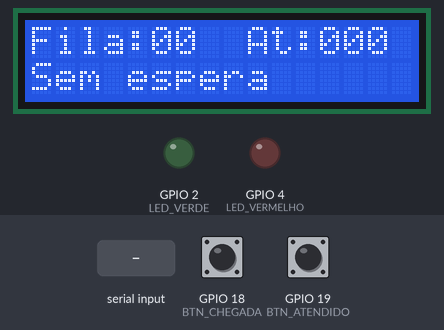
Bench run of a sketch on a simulated ESP32. On the bench: 16×2 character LCD, output pins drawn as LEDs (lit = HIGH). Inputs (shaded band) come from the test bench; at power-on: GPIO 18 (BTN_CHEGADA) HIGH, GPIO 19 (BTN_ATENDIDO) HIGH. WiFi joins after 1.5 s; servers stay silent unless stated; the local clock reads 2024-03-15 10:24:30 at power-on unless the sketch sets it; random numbers use the default seed unless the sketch sets one; no MQTT or app messages arrive unless stated; what the sketch prints to the serial monitor is not drawn.

Above: at 1.7 s.
1.8 s: GPIO 18 (BTN_CHEGADA) pulled LOW for 0.15 s
At 3.2 s:
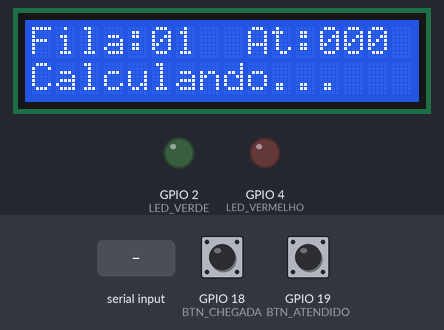
3.5 s: GPIO 19 (BTN_ATENDIDO) pulled LOW for 0.15 s
At 4.2 s:
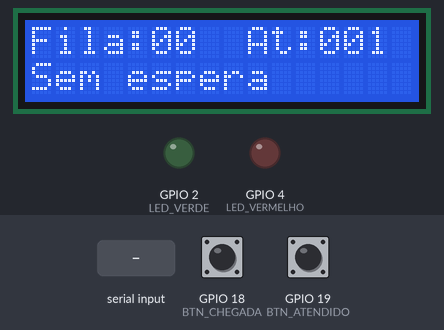
5.2 s: "a\n" received over Serial
At 6.4 s:
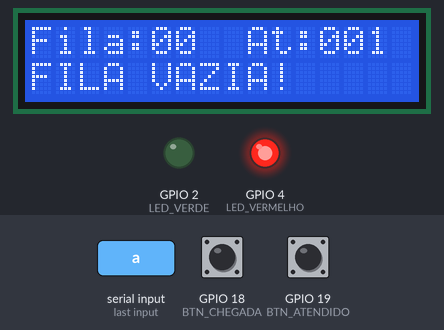
8.2 s: "c\n" received over Serial
At 9.5 s:
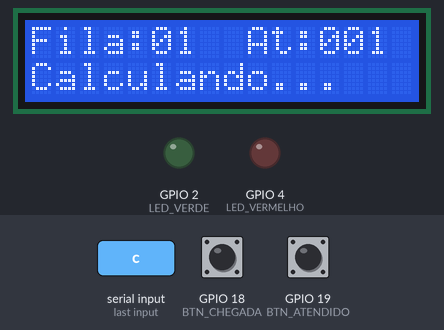
9.8 s: GPIO 18 (BTN_CHEGADA) pulled LOW for 1 s
At 11.3 s:
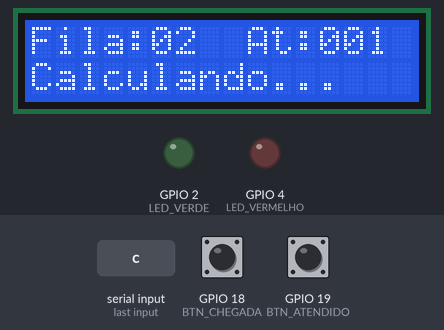
12.3 s: GPIO 19 (BTN_ATENDIDO) pulled LOW for 1 s
At 13.2 s:
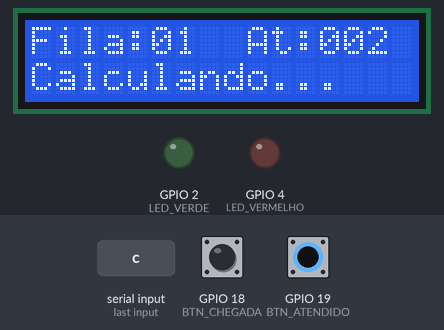
Timing chart, 0 to 15.3 s (numbered marks = the images above; inputs shaded):
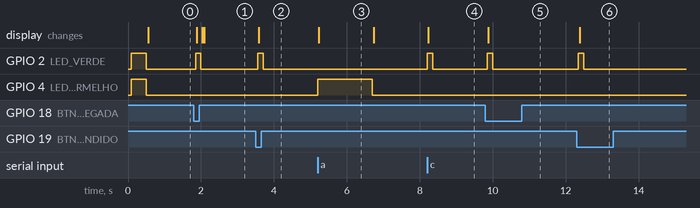

The sketch:

esp32_fila_virtual.ino
```cpp
// ThriveQueue - fila virtual do Citizen Assist AI
// GS 2026.2 - Computer Organization and Architecture (1CC-FEV)
// Rafael Marinucci Peres (RM 569729) e David dos Reis Cardoso (RM 568938)
//
// Nucleo 1 (loop): botoes, LCD e LEDs
// Nucleo 0 (tarefaRede): Wi-Fi, NTP e MQTT
// Assim, se a conexao travar, os botoes continuam respondendo.
//
// Comandos no Serial Monitor: c = chegada, a = atendido, l = lista eventos, s = status

#include <WiFi.h>
#include <PubSubClient.h>
#include <LiquidCrystal_I2C.h>
#include <ArduinoJson.h>
#include <time.h>

#define BTN_CHEGADA   18
#define BTN_ATENDIDO  19
#define LED_VERDE      2
#define LED_VERMELHO   4

#define FILA_MAX       99
#define MAX_EVENTOS   100
#define DEBOUNCE_MS    50

const char* ssid = "Wokwi-GUEST";
const char* senha = "";

const char* broker = "broker.hivemq.com";
const int porta = 1883;
const char* topicoEvento = "fiap1cc/569729-568938/fila/evento";
const char* topicoStatus = "fiap1cc/569729-568938/fila/status";
const char* topicoPrevisao = "fiap1cc/569729-568938/fila/previsao";

enum TipoEvento { CHEGADA, ATENDIDO, SAIDA_INVALIDA, CHEGADA_REJEITADA };
const char* nomeEvento[] = {"CHEGADA", "ATENDIDO", "SAIDA_INVALIDA", "CHEGADA_REJEITADA"};

// 8 bytes por evento (4 + 2 + 1 + 1), sem padding
struct Evento {
  uint32_t hora;        // epoch; se for pequeno e porque o NTP ainda nao sincronizou (segundos desde o boot)
  uint16_t concluidos;
  uint8_t tipo;
  uint8_t fila;
};

Evento eventos[MAX_EVENTOS];   // buffer circular, compartilhado entre os dois nucleos
uint32_t totalEventos = 0;
uint32_t enviados = 0;
SemaphoreHandle_t travaEventos;  // mutex pra um nucleo nao ler o buffer enquanto o outro escreve

struct Botao {
  int pino;
  bool estado;
  bool leituraAnterior;
  unsigned long ultimaMudanca;
};

Botao btnChegada = {BTN_CHEGADA, HIGH, HIGH, 0};
Botao btnAtendido = {BTN_ATENDIDO, HIGH, HIGH, 0};

int fila = 0;
int concluidos = 0;

volatile bool temPrevisao = false;
volatile float esperaConv = 0;
volatile float esperaIA = 0;

LiquidCrystal_I2C lcd(0x27, 16, 2);
WiFiClient espClient;
PubSubClient mqtt(espClient);
char clientId[32];
TaskHandle_t tarefaRedeHandle;

unsigned long fimAviso = 0;
unsigned long fimLedVerde = 0;
unsigned long fimLedVermelho = 0;
char aviso[17] = "";
volatile bool atualizarTela = true;
volatile bool wifiConectado = false;
volatile bool mqttConectado = false;

// medicoes pro relatorio
unsigned long tempoLoop = 0;
unsigned long tempoLoopMax = 0;
volatile unsigned long tempoRedeMax = 0;
uint32_t menorHeap = 0;


uint32_t horaAtual() {
  time_t t = time(nullptr);
  if (t > 1600000000) return t;
  return millis() / 1000;
}

bool horaValida(uint32_t t) {
  return t > 1600000000;
}

void formatarHora(uint32_t t, char* buf, int tam) {
  if (!horaValida(t)) {
    snprintf(buf, tam, "boot+%lus", (unsigned long)t);
    return;
  }
  time_t tt = t;
  struct tm info;
  localtime_r(&tt, &info);
  strftime(buf, tam, "%d/%m %H:%M:%S", &info);
}

void mostrarAviso(const char* msg) {
  strncpy(aviso, msg, 16);
  aviso[16] = '\0';
  fimAviso = millis() + 1500;
  atualizarTela = true;
}

void piscarVerde() {
  digitalWrite(LED_VERDE, HIGH);
  fimLedVerde = millis() + 150;
}

void acenderVermelho() {
  digitalWrite(LED_VERMELHO, HIGH);
  fimLedVermelho = millis() + 1500;
}

void escreverLinha(int linha, const char* texto) {
  char buf[17];
  snprintf(buf, sizeof(buf), "%-16s", texto);
  lcd.setCursor(0, linha);
  lcd.print(buf);
}

void desenharTela() {
  atualizarTela = false;

  char linha[17];
  snprintf(linha, sizeof(linha), "Fila:%02d  At:%03d", fila, concluidos % 1000);
  escreverLinha(0, linha);

  if (millis() < fimAviso) {
    escreverLinha(1, aviso);
  } else if (fila == 0) {
    escreverLinha(1, "Sem espera");
  } else if (temPrevisao) {
    snprintf(linha, sizeof(linha), "Esp~%dm IA~%dm", (int)(esperaConv + 0.5), (int)(esperaIA + 0.5));
    escreverLinha(1, linha);
  } else if (!wifiConectado) {
    escreverLinha(1, "Wi-Fi offline");
  } else if (!mqttConectado) {
    escreverLinha(1, "MQTT offline");
  } else {
    escreverLinha(1, "Calculando...");
  }
}

void apagarLeds() {
  unsigned long agora = millis();
  if (fimLedVerde && agora >= fimLedVerde) {
    digitalWrite(LED_VERDE, LOW);
    fimLedVerde = 0;
  }
  if (fimLedVermelho && agora >= fimLedVermelho) {
    digitalWrite(LED_VERMELHO, LOW);
    fimLedVermelho = 0;
  }
  if (fimAviso && agora >= fimAviso) {
    fimAviso = 0;
    atualizarTela = true;
  }
}


// ---------- nucleo 1: fila, botoes e serial ----------

void registrar(TipoEvento tipo) {
  xSemaphoreTake(travaEventos, portMAX_DELAY);
  uint32_t seq = totalEventos;
  Evento& e = eventos[seq % MAX_EVENTOS];
  e.hora = horaAtual();
  e.tipo = tipo;
  e.fila = fila;
  e.concluidos = concluidos;
  totalEventos++;
  xSemaphoreGive(travaEventos);

  char hora[20];
  formatarHora(e.hora, hora, sizeof(hora));
  Serial.printf("#%lu %s | %s | fila=%d | concluidos=%d\n",
                (unsigned long)seq, nomeEvento[tipo], hora, fila, concluidos);
  atualizarTela = true;
}

void chegada() {
  if (fila >= FILA_MAX) {
    registrar(CHEGADA_REJEITADA);
    acenderVermelho();
    mostrarAviso("FILA CHEIA!");
    return;
  }
  fila++;
  piscarVerde();
  registrar(CHEGADA);
}

void atendido() {
  // nao deixa a fila ficar negativa
  if (fila == 0) {
    registrar(SAIDA_INVALIDA);
    acenderVermelho();
    mostrarAviso("FILA VAZIA!");
    return;
  }
  fila--;
  concluidos++;
  piscarVerde();
  registrar(ATENDIDO);
}

// retorna true so no momento em que o botao e apertado (depois do debounce)
bool apertou(Botao& b) {
  bool leitura = digitalRead(b.pino);

  if (leitura != b.leituraAnterior) {
    b.leituraAnterior = leitura;
    b.ultimaMudanca = millis();
  }

  if (millis() - b.ultimaMudanca >= DEBOUNCE_MS && leitura != b.estado) {
    b.estado = leitura;
    return b.estado == LOW;   // pull-up: apertado = LOW
  }
  return false;
}

void lerBotoes() {
  bool c = apertou(btnChegada);
  bool a = apertou(btnAtendido);

  if ((c || a) && btnChegada.estado == LOW && btnAtendido.estado == LOW) {
    Serial.println("Os dois botoes ao mesmo tempo, ignorado");
    acenderVermelho();
    mostrarAviso("1 botao por vez");
    return;
  }

  if (c) chegada();
  if (a) atendido();
}

void listarEventos() {
  xSemaphoreTake(travaEventos, portMAX_DELAY);
  uint32_t total = totalEventos;
  uint32_t inicio = total > MAX_EVENTOS ? total - MAX_EVENTOS : 0;
  Evento copia[MAX_EVENTOS];
  for (uint32_t i = inicio; i < total; i++) copia[i - inicio] = eventos[i % MAX_EVENTOS];
  xSemaphoreGive(travaEventos);

  Serial.printf("--- eventos na memoria: %lu (total: %lu) ---\n",
                (unsigned long)(total - inicio), (unsigned long)total);
  for (uint32_t i = inicio; i < total; i++) {
    Evento& e = copia[i - inicio];
    char hora[20];
    formatarHora(e.hora, hora, sizeof(hora));
    Serial.printf("#%lu %s %s fila=%d concl=%d\n", (unsigned long)i, nomeEvento[e.tipo], hora, e.fila, e.concluidos);
  }
}

void mostrarStatus() {
  Serial.println("--- status ---");
  Serial.printf("Chip %s | %d nucleos | %lu MHz\n", ESP.getChipModel(), ESP.getChipCores(),
                (unsigned long)ESP.getCpuFreqMHz());
  Serial.printf("Flash: %lu bytes | programa: %lu bytes\n",
                (unsigned long)ESP.getFlashChipSize(), (unsigned long)ESP.getSketchSize());
  Serial.printf("Heap: %lu total | %lu livre | %lu menor livre\n",
                (unsigned long)ESP.getHeapSize(), (unsigned long)ESP.getFreeHeap(), (unsigned long)menorHeap);
  Serial.printf("sizeof(Evento) = %d | buffer de eventos = %d bytes\n", (int)sizeof(Evento), (int)sizeof(eventos));
  Serial.printf("loop (nucleo %d): %lu us (media) | %lu us (max)\n", xPortGetCoreID(), tempoLoop, tempoLoopMax);
  if (tarefaRedeHandle) {
    Serial.printf("rede (nucleo 0): %lu us (ciclo max) | pilha livre: %u bytes\n", tempoRedeMax,
                  (unsigned)uxTaskGetStackHighWaterMark(tarefaRedeHandle));
  }
  Serial.printf("WiFi: %s | MQTT: %s | NTP: %s\n", wifiConectado ? "ok" : "off",
                mqttConectado ? "ok" : "off", horaValida(horaAtual()) ? "ok" : "pendente");
  Serial.printf("Fila: %d | Concluidos: %d | Eventos: %lu (enviados %lu)\n",
                fila, concluidos, (unsigned long)totalEventos, (unsigned long)enviados);
}

void lerSerial() {
  while (Serial.available()) {
    char c = Serial.read();
    if (c == 'c' || c == 'C') chegada();
    else if (c == 'a' || c == 'A') atendido();
    else if (c == 'l' || c == 'L') listarEventos();
    else if (c == 's' || c == 'S') mostrarStatus();
    else if (c != '\n' && c != '\r' && c != ' ')
      Serial.println("Comando invalido. Use: c, a, l ou s");
  }
}


// ---------- nucleo 0: rede ----------

bool publicarEvento(uint32_t seq, const Evento& e) {
  char msg[192];
  snprintf(msg, sizeof(msg),
           "{\"seq\":%lu,\"tipo\":\"%s\",\"ts\":%lu,\"sync\":%s,\"fila\":%d,\"concluidos\":%d,\"origem\":\"WOKWI\"}",
           (unsigned long)seq, nomeEvento[e.tipo], (unsigned long)e.hora,
           horaValida(e.hora) ? "true" : "false", e.fila, e.concluidos);
  return mqtt.publish(topicoEvento, msg);
}

// manda o que ficou no buffer (inclusive o que foi registrado sem conexao)
void enviarPendentes() {
  while (true) {
    xSemaphoreTake(travaEventos, portMAX_DELAY);
    if (totalEventos - enviados > MAX_EVENTOS) {
      Serial.printf("[MQTT] %lu eventos antigos foram perdidos (buffer cheio)\n",
                    (unsigned long)(totalEventos - enviados - MAX_EVENTOS));
      enviados = totalEventos - MAX_EVENTOS;
    }
    if (enviados >= totalEventos) {
      xSemaphoreGive(travaEventos);
      return;
    }
    uint32_t seq = enviados;
    Evento copia = eventos[seq % MAX_EVENTOS];
    xSemaphoreGive(travaEventos);

    if (!publicarEvento(seq, copia)) {
      Serial.println("[MQTT] erro ao publicar, tenta de novo depois");
      return;
    }
    enviados++;
  }
}

// backend manda {"conv_min": 12.5, "ia_min": 10.8}
void callback(char* topico, byte* payload, unsigned int tamanho) {
  if (strcmp(topico, topicoPrevisao) != 0) return;

  JsonDocument doc;
  if (deserializeJson(doc, payload, tamanho) || !doc["conv_min"].is<float>() || !doc["ia_min"].is<float>()) {
    Serial.println("[MQTT] previsao invalida, ignorando");
    return;
  }

  float conv = doc["conv_min"];
  float ia = doc["ia_min"];
  if (conv < 0 || ia < 0 || conv > 999 || ia > 999) {
    Serial.println("[MQTT] previsao fora da faixa, ignorando");
    return;
  }

  esperaConv = conv;
  esperaIA = ia;
  temPrevisao = true;
  atualizarTela = true;
  Serial.printf("[MQTT] previsao: media %.1f min | IA %.1f min\n", conv, ia);
}

void publicarStatus() {
  char msg[220];
  snprintf(msg, sizeof(msg),
           "{\"online\":true,\"fila\":%d,\"concluidos\":%d,\"heap\":%lu,\"heap_min\":%lu,\"rssi\":%d,"
           "\"uptime_s\":%lu,\"loop_us\":%lu,\"loop_max_us\":%lu,\"rede_max_us\":%lu}",
           fila, concluidos, (unsigned long)ESP.getFreeHeap(), (unsigned long)menorHeap, WiFi.RSSI(),
           millis() / 1000, tempoLoop, tempoLoopMax, tempoRedeMax);
  mqtt.publish(topicoStatus, msg, true);
}

void conectarMqtt() {
  static unsigned long ultimaTentativa = 0;
  if (ultimaTentativa != 0 && millis() - ultimaTentativa < 5000) return;
  ultimaTentativa = millis();

  // id diferente a cada tentativa: dois clientes com o mesmo id se derrubam no broker
  snprintf(clientId, sizeof(clientId), "esp32-fila-%08lx", (unsigned long)(esp_random() ^ micros()));

  Serial.println("[MQTT] conectando...");
  // last will: se cair, o broker avisa que ficou offline
  if (mqtt.connect(clientId, nullptr, nullptr, topicoStatus, 0, true, "{\"online\":false}")) {
    Serial.println("[MQTT] conectado");
    mqttConectado = true;
    mqtt.subscribe(topicoPrevisao);
    publicarStatus();
  } else {
    Serial.printf("[MQTT] falhou, rc=%d\n", mqtt.state());
  }
  atualizarTela = true;
}

void verificarWifi() {
  bool conectado = WiFi.status() == WL_CONNECTED;
  if (conectado == wifiConectado) return;

  wifiConectado = conectado;
  if (conectado) {
    Serial.print("[WIFI] conectado, IP ");
    Serial.println(WiFi.localIP());
    configTime(-3 * 3600, 0, "pool.ntp.org");
  } else {
    Serial.println("[WIFI] caiu a conexao, a fila continua funcionando");
  }
  atualizarTela = true;
}

void tarefaRede(void* parametro) {
  unsigned long ultimoStatus = 0;

  for (;;) {
    unsigned long inicio = micros();

    verificarWifi();

    if (wifiConectado) {
      if (mqtt.connected()) {
        mqtt.loop();
        enviarPendentes();
        if (millis() - ultimoStatus >= 10000) {
          ultimoStatus = millis();
          publicarStatus();
        }
      } else {
        if (mqttConectado) {
          mqttConectado = false;
          atualizarTela = true;
        }
        conectarMqtt();   // pode travar alguns segundos, mas so aqui no nucleo 0
      }
    }

    unsigned long duracao = micros() - inicio;
    if (duracao > tempoRedeMax) tempoRedeMax = duracao;

    vTaskDelay(pdMS_TO_TICKS(10));
  }
}


void setup() {
  Serial.begin(115200);
  Serial.println("ThriveQueue - Citizen Assist AI");
  Serial.println("Prototipo academico, nao e um canal oficial.");

  pinMode(BTN_CHEGADA, INPUT_PULLUP);
  pinMode(BTN_ATENDIDO, INPUT_PULLUP);
  pinMode(LED_VERDE, OUTPUT);
  pinMode(LED_VERMELHO, OUTPUT);

  lcd.init();
  lcd.backlight();
  escreverLinha(0, "ThriveQueue");
  escreverLinha(1, "Citizen Assist");

  digitalWrite(LED_VERDE, HIGH);
  digitalWrite(LED_VERMELHO, HIGH);
  delay(400);
  digitalWrite(LED_VERDE, LOW);
  digitalWrite(LED_VERMELHO, LOW);

  travaEventos = xSemaphoreCreateMutex();

  mqtt.setServer(broker, porta);
  mqtt.setCallback(callback);
  mqtt.setBufferSize(512);

  WiFi.mode(WIFI_STA);
  WiFi.setAutoReconnect(true);
  WiFi.begin(ssid, senha, 6);   // canal 6 deixa a conexao mais rapida no Wokwi
  Serial.println("[WIFI] conectando...");

  // a rede roda no nucleo 0 (o mesmo do Wi-Fi do ESP32); o loop fica no nucleo 1
  xTaskCreatePinnedToCore(tarefaRede, "rede", 8192, NULL, 1, &tarefaRedeHandle, 0);

  menorHeap = ESP.getFreeHeap();
  mostrarStatus();
}

void loop() {
  unsigned long inicio = micros();

  lerBotoes();
  lerSerial();
  apagarLeds();

  if (atualizarTela) desenharTela();

  uint32_t heap = ESP.getFreeHeap();
  if (heap < menorHeap) menorHeap = heap;

  unsigned long duracao = micros() - inicio;
  if (duracao > tempoLoopMax) tempoLoopMax = duracao;
  tempoLoop = (tempoLoop * 15 + duracao) / 16;

  delay(1);
}
```

Measured:
- after the input at 1.8 s, GPIO 2 (LED_VERDE): LOW → HIGH after 0.05 s, → LOW 0.15 s later; the display: first changes after 0.08 s (image 1 shows a later state)
- after the input at 3.5 s, GPIO 2 (LED_VERDE): LOW → HIGH after 0.05 s, → LOW 0.15 s later; the display: changes after 0.08 s (image 2)
- after the input at 5.2 s, GPIO 4 (LED_VERMELHO): LOW → HIGH at once, → LOW 1.5 s later; the display: changes at once (image 3)
- after the input at 8.2 s, GPIO 2 (LED_VERDE): LOW → HIGH at once, → LOW 0.15 s later; the display: changes at once (image 4)
- after the input at 9.8 s, GPIO 2 (LED_VERDE): LOW → HIGH after 0.05 s, → LOW 0.15 s later; the display: changes after 0.08 s (image 5)
- after the input at 12.3 s, GPIO 2 (LED_VERDE): LOW → HIGH after 0.05 s, → LOW 0.15 s later; the display: changes after 0.08 s (image 6)
- what the display in image 3 shows lasts 1.5 s, from 5.2 s to 6.7 s
